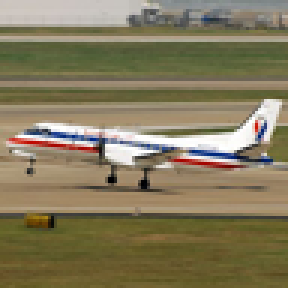
#> input picture imagebits/train/1/1264.png, 96 x 96 px, found by its file name (shown 3 times larger); its folder holds only this picture in this run
$ python data_exploration.py
#> lines starting #> are read from the running program, lines starting #| are printed output that depends on the picture
"""
Data Exploration for Image Classification Task
Analyzes imagebits and land_patches datasets
"""

import os
import numpy as np
import matplotlib.pyplot as plt
from PIL import Image
from collections import Counter
import seaborn as sns

def explore_dataset(dataset_path, dataset_name):
    """
    Explore and visualize dataset characteristics

    Args:
        dataset_path: Path to dataset directory
        dataset_name: Name of the dataset for titles
    """
#> called with dataset_path = 'imagebits', dataset_name = 'Imagebits'
    print(f"\n{'='*60}")
    print(f"Exploring {dataset_name} Dataset")
    print(f"{'='*60}")

    # Get all classes
    train_path = os.path.join(dataset_path, 'train')
    test_path = os.path.join(dataset_path, 'test')

    classes = sorted([d for d in os.listdir(train_path) if os.path.isdir(os.path.join(train_path, d))])
    print(f"\nClasses: {classes}")
    print(f"Number of classes: {len(classes)}")

    # Count images per class
    train_counts = {}
    test_counts = {}

    for cls in classes:
        train_cls_path = os.path.join(train_path, cls)
        test_cls_path = os.path.join(test_path, cls)

        train_counts[cls] = len([f for f in os.listdir(train_cls_path) if f.endswith(('.png', '.jpg', '.jpeg'))])
        test_counts[cls] = len([f for f in os.listdir(test_cls_path) if f.endswith(('.png', '.jpg', '.jpeg'))])

    print(f"\nTrain set:")
    for cls, count in train_counts.items():
        print(f"  {cls}: {count} images")
    print(f"Total train images: {sum(train_counts.values())}")

    print(f"\nTest set:")
    for cls, count in test_counts.items():
        print(f"  {cls}: {count} images")
    print(f"Total test images: {sum(test_counts.values())}")

    # Visualize class distribution
    fig, axes = plt.subplots(1, 2, figsize=(15, 5))

    # Train distribution
    axes[0].bar(range(len(train_counts)), list(train_counts.values()), color='skyblue')
    axes[0].set_xticks(range(len(train_counts)))
    axes[0].set_xticklabels(train_counts.keys(), rotation=45, ha='right')
    axes[0].set_ylabel('Number of Images')
    axes[0].set_title(f'{dataset_name} - Train Set Distribution')
    axes[0].grid(axis='y', alpha=0.3)

    # Test distribution
    axes[1].bar(range(len(test_counts)), list(test_counts.values()), color='lightcoral')
    axes[1].set_xticks(range(len(test_counts)))
    axes[1].set_xticklabels(test_counts.keys(), rotation=45, ha='right')
    axes[1].set_ylabel('Number of Images')
    axes[1].set_title(f'{dataset_name} - Test Set Distribution')
    axes[1].grid(axis='y', alpha=0.3)

    plt.tight_layout()
    plt.savefig(f'results/part1/{dataset_name}_class_distribution.png', dpi=150, bbox_inches='tight')
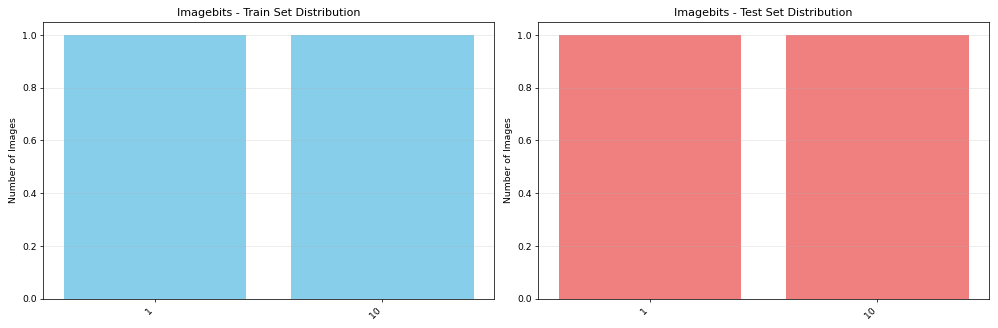
#> figure drawn by matplotlib, 2 panels
    plt.close()

    # Sample images from each class
    fig, axes = plt.subplots(2, 5, figsize=(20, 8))
    axes = axes.flatten()

    for idx, cls in enumerate(classes):
        cls_path = os.path.join(train_path, cls)
        images = [f for f in os.listdir(cls_path) if f.endswith(('.png', '.jpg', '.jpeg'))]

        if images:
            img_path = os.path.join(cls_path, images[0])
            img = Image.open(img_path)
#> img is the input picture: PIL image 96x96 RGB; mean R, G, B 132.1, 122, 92.4
            axes[idx].imshow(img)
            axes[idx].set_title(f'{cls}\n{img.size}')
            axes[idx].axis('off')

    plt.suptitle(f'{dataset_name} - Sample Images from Each Class', fontsize=16, y=1.02)
    plt.tight_layout()
    plt.savefig(f'results/part1/{dataset_name}_sample_images.png', dpi=150, bbox_inches='tight')
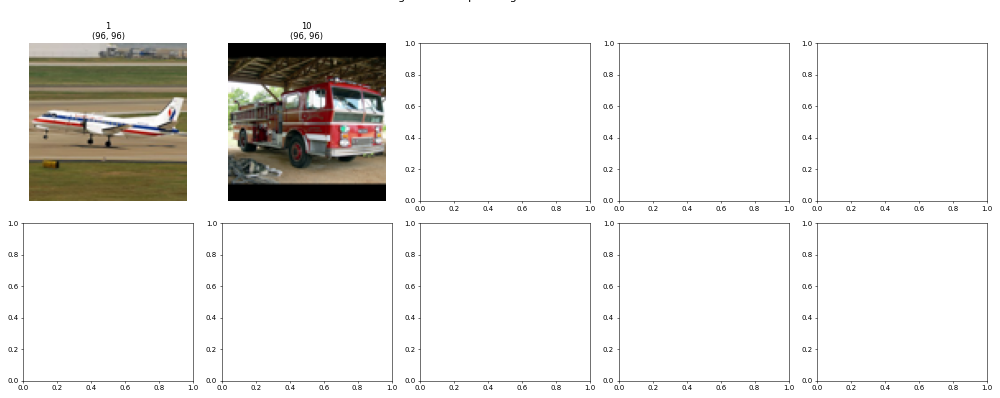
#> figure drawn by matplotlib, 2 panels
    plt.close()

    # Analyze image properties
    print(f"\nAnalyzing image properties...")
    sample_images = []
    for cls in classes[:3]:  # Sample from first 3 classes
        cls_path = os.path.join(train_path, cls)
        images = [f for f in os.listdir(cls_path) if f.endswith(('.png', '.jpg', '.jpeg'))][:5]
        for img_name in images:
            img_path = os.path.join(cls_path, img_name)
            img = np.array(Image.open(img_path))
            sample_images.append(img)

    if sample_images:
        shapes = [img.shape for img in sample_images]
#> shapes = [(96, 96, 3), (96, 96, 3)]
        print(f"Sample image shapes: {set(shapes)}")
#| Sample image shapes: {(96, 96, 3)}
        print(f"Image dtype: {sample_images[0].dtype}")
#| Image dtype: uint8
        print(f"Value range: [{np.min(sample_images[0])}, {np.max(sample_images[0])}]")
#| Value range: [0, 255]

    # Analyze intra-class and inter-class variability
    print(f"\nVariability Analysis:")
    print("  Intra-class: Images within the same class may vary in lighting, pose, background, etc.")
    print("  Inter-class: Different classes should have distinct visual features.")

    return classes, train_counts, test_counts

if __name__ == "__main__":
    # Create results directory
    os.makedirs('results/part1', exist_ok=True)

    # Explore imagebits dataset
    imagebits_classes, imagebits_train, imagebits_test = explore_dataset(
        'imagebits',
        'Imagebits'
    )

    # Explore land_patches dataset
    land_classes, land_train, land_test = explore_dataset(
        'land_patches',
        'Land_Patches'
    )
#> call 2 of explore_dataset, with dataset_path = 'land_patches', dataset_name = 'Land_Patches'
#> in explore_dataset (call 2), `plt.savefig(f'results/part1/{dataset_name}_class_distribution.png', dp..`:
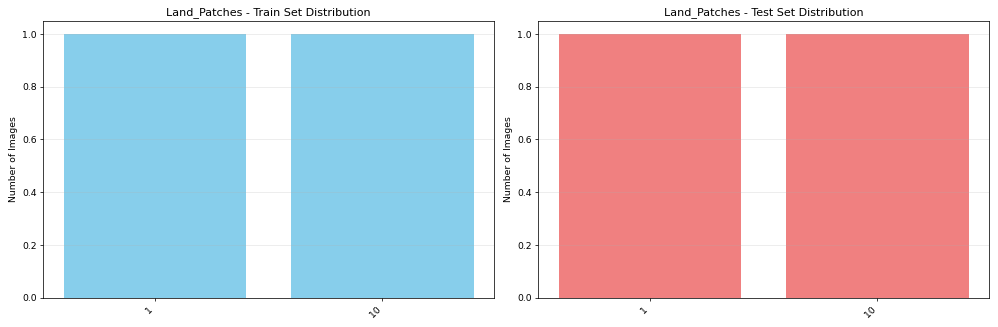
#> figure drawn by matplotlib, 2 panels
#> in explore_dataset (call 2), `plt.savefig(f'results/part1/{dataset_name}_sample_images.png', dpi=150..`:
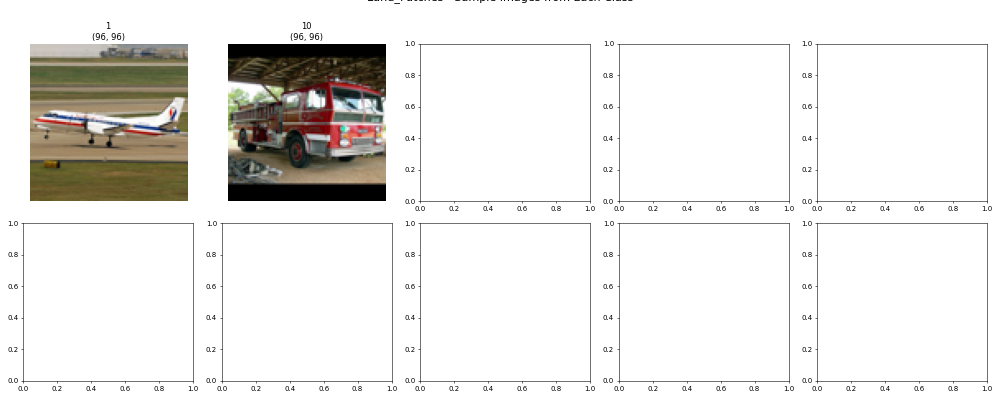
#> figure drawn by matplotlib, 2 panels
#| Sample image shapes: {(96, 96, 3)}
#| Image dtype: uint8
#| Value range: [0, 255]

    # Summary comparison
    print(f"\n{'='*60}")
    print("Dataset Comparison Summary")
    print(f"{'='*60}")
    print(f"Imagebits: {len(imagebits_classes)} classes, {sum(imagebits_train.values())} train, {sum(imagebits_test.values())} test")
    print(f"Land Patches: {len(land_classes)} classes, {sum(land_train.values())} train, {sum(land_test.values())} test")
    print(f"\nKey Observations:")
    print(f"1. Imagebits has balanced classes with 800 train and 500 test images per class")
    print(f"2. Land Patches has fewer training samples (200 per class), making it more challenging")
    print(f"3. Land Patches would benefit from transfer learning from Imagebits")
    print(f"\nExploration complete! Check results/part1/ for visualizations.")
